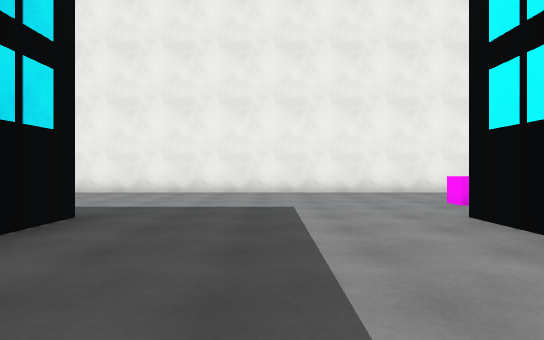
[1] (above)

24 first-person views from a walk through a Unity game level. The camera is 1.2 m above the floor, looks level and sees 75° across. The floor is counted in squares, 2 m on a side. Each view is taken from the middle of a square. On the plan, view 1 faces up. The plan holds only what a view shows up to about 10 squares ahead; the rest is blank. The place goes on beyond the plan. Surface patterns are stand-ins for the level's own textures.

[2]
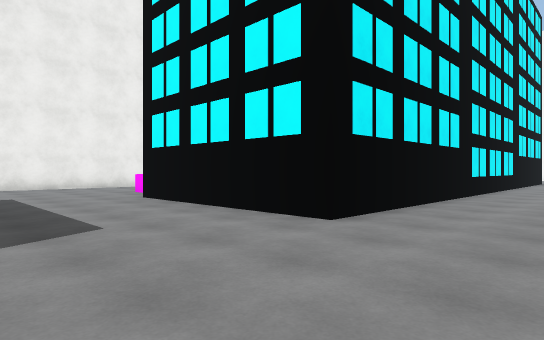

[3]
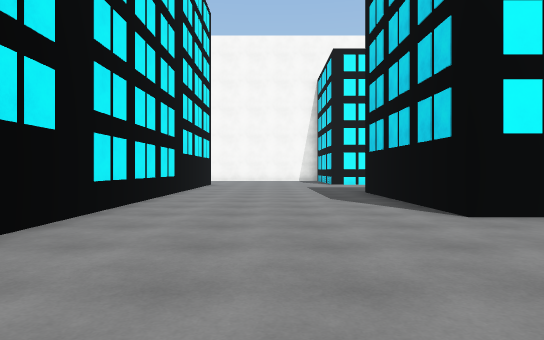

[4]
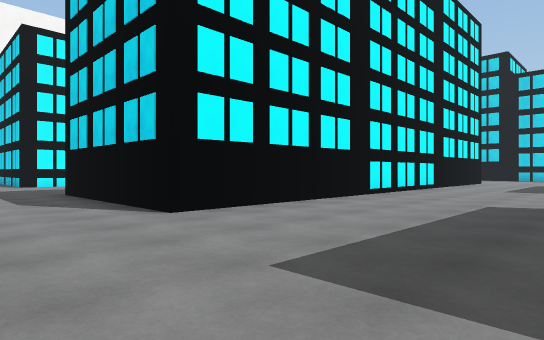

[5]
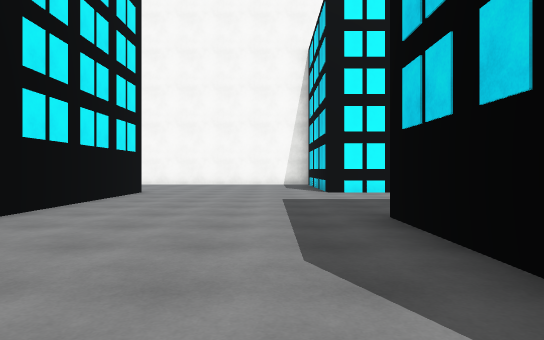

[6]
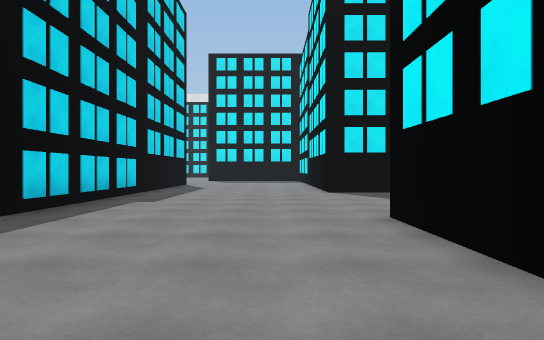

[7]
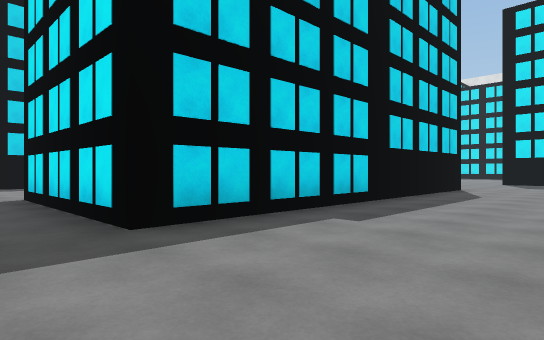

[8]
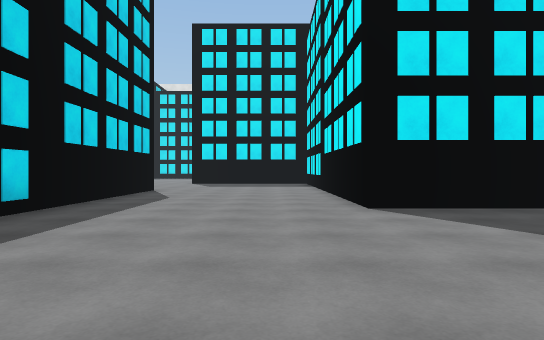

[9]
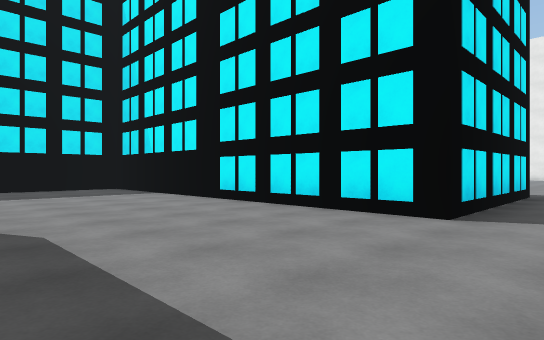

[10]
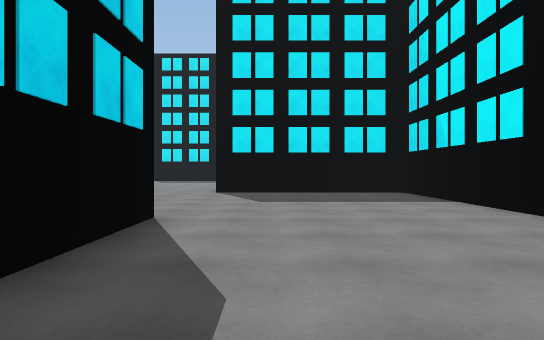

[11]
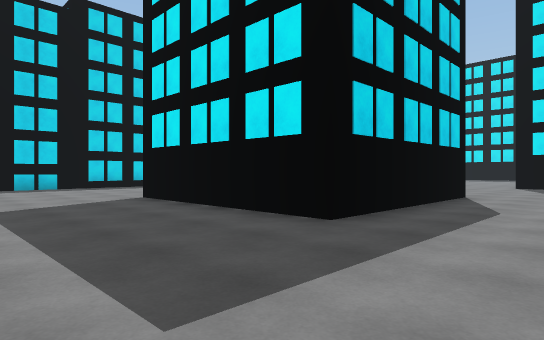

[12]
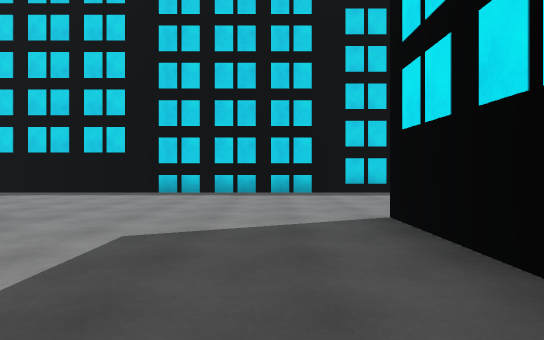

[13]
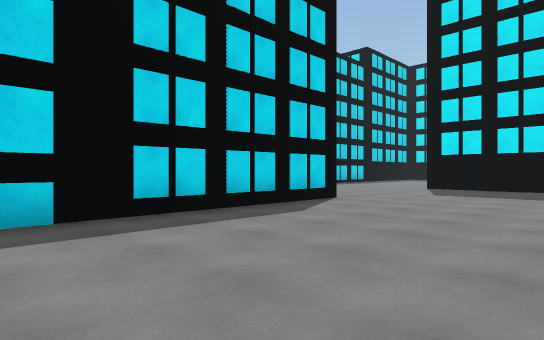

[14]
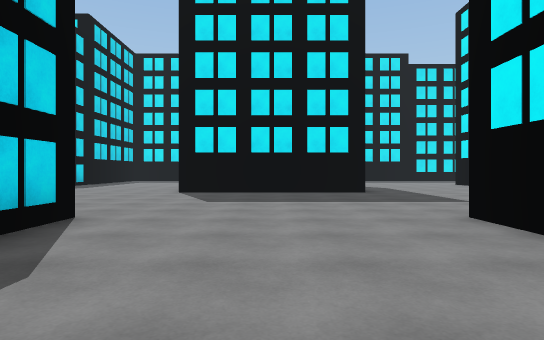

[15]
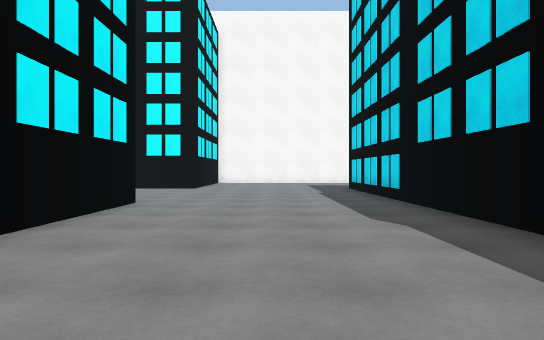

[16]
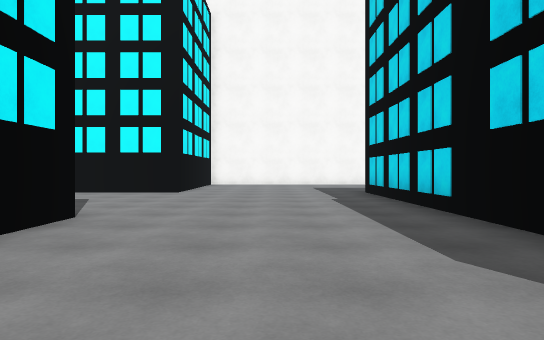

[17]
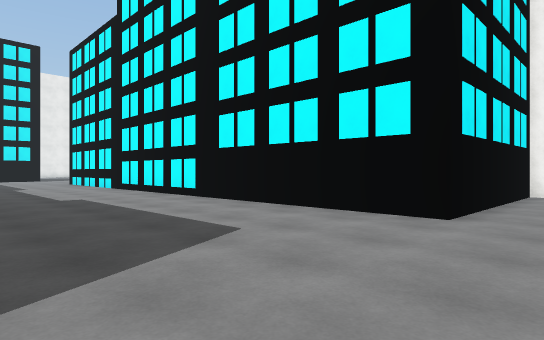

[18]
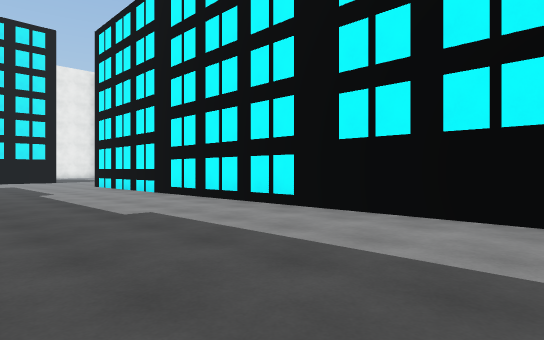

[19]
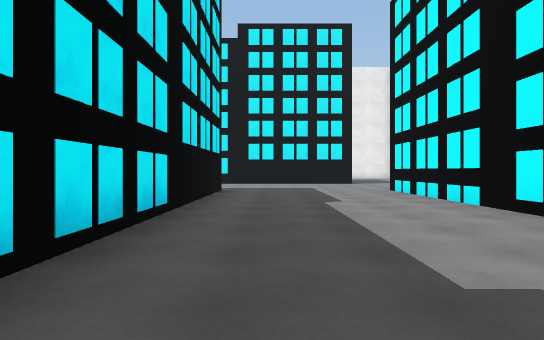

[20]
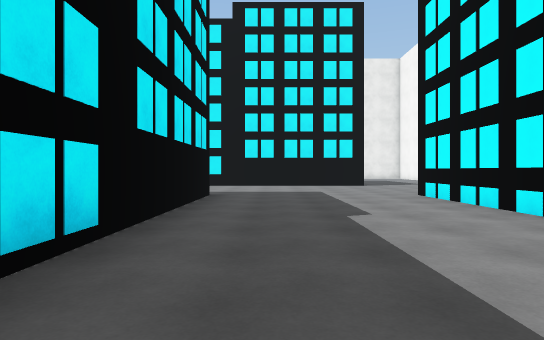

[21]
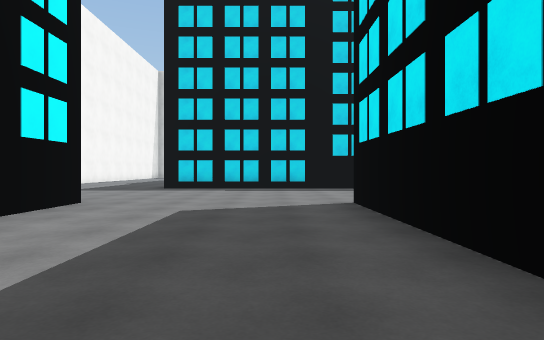

[22]
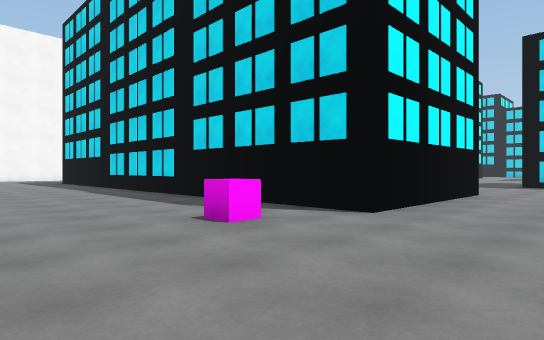

[23]
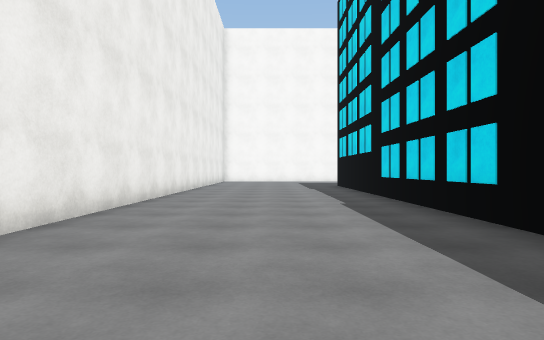

[24]
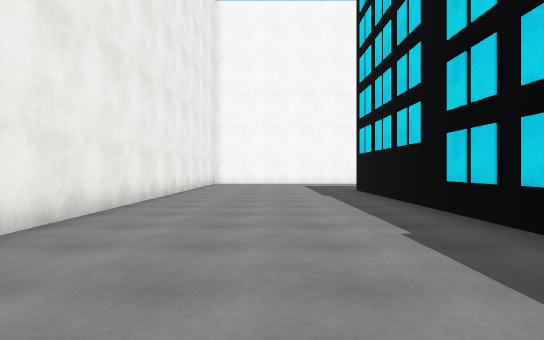

### Floor plan
Key: @ floor where view 1 was taken; # wall or solid block; . floor; C cube; B building.
Columns run from 8 left of view 1 to 18 right of it. Each row starts with its distance up from view 1.
 10    #######################
  9    .......................
  8     ......................
  7     ......................
  6      ......C..............
  5      .....................
  4      B.....BBBBBBBBB BBBBB
  3      B.....B
  2      B.....B
  1      B.....B
  0  BBBBB..@..BBBBBBBBBBBBBBB
 -1  ..........................
 -2  ..........................
 -3  ..........................
 -4  ..........................
 -5  ..........................
 -6  BBBBBBBBBB.....BBBBB.....B
 -7           B.....B   B.....B
 -8           B.....B   B.....B
 -9           B.....B   B.....B
-10  BBBBBBBBBB.....B   B.....B
-11 B...............B   B.....B
-12 B...............B   B.....B
-13 B...............B   B.....B
-14 B..............     B.....B
-15 B..............      .....B
-16 ......BBBBB....     B.....B
-17 ...       B....     B.....B
-18 ..        B....     B.....B
-19 ....      B.....    B.....B
-20 ......BB  B.....  BBB.....B
-21 B..........................
-22 B..........................
-23 B..........................
-24 B..........................
-25 B..........................
-26 ......BBBBBBBBBBBBBBBBBBBB
-27 ....
-28 ..

Where each view was taken, in squares from view 1:
view 1: 0 up, 0 right, facing up
view 2: 3 down, 1 left, facing up-right
view 3: 3 down, 3 right, facing right
view 4: 3 down, 3 right, facing down-right
view 5: 4 down, 8 right, facing right
view 6: 2 down, 7 right, facing left
view 7: 2 down, 4 right, facing down-left
view 8: 2 down, 3 right, facing left
view 9: 15 down, 4 right, facing up-left
view 10: 14 down, 2 right, facing left
view 11: 13 down, 6 right, facing down-left
view 12: 16 down, 4 right, facing down
view 13: 21 down, 4 right, facing down-left
view 14: 23 down, 2 right, facing left
view 15: 23 down, 6 right, facing right
view 16: 23 down, 8 right, facing right
view 17: 22 down, 13 right, facing up-right
view 18: 19 down, 13 right, facing up-right
view 19: 16 down, 14 right, facing up
view 20: 14 down, 14 right, facing up
view 21: 14 down, 14 right, facing down
view 22: 9 up, 0 right, facing down-right
view 23: 7 up, 4 right, facing right
view 24: 7 up, 7 right, facing right
